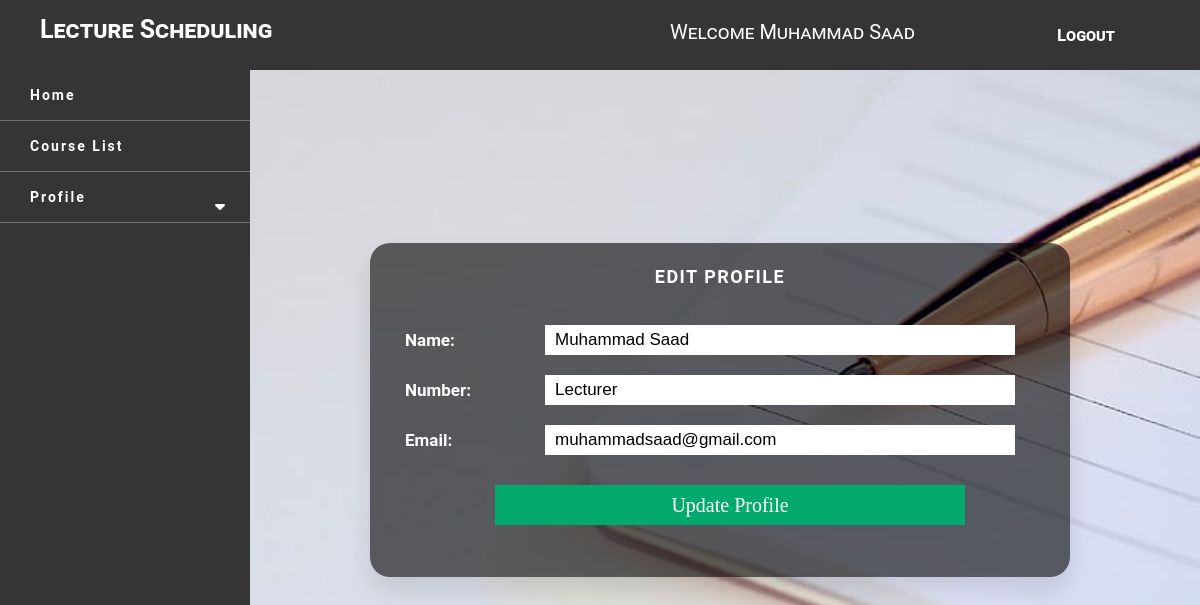
The app's page /faculty/profileedit.php (signed in) with its own data.
### tables this page shows
CREATE TABLE `faculty` (
  `f_id` int(11) NOT NULL,
  `f_name` varchar(255) NOT NULL,
  `f_email` varchar(255) NOT NULL,
  `f_designation` varchar(255) NOT NULL,
  `f_password` varchar(255) NOT NULL
);

### faculty/profileedit.php (the view, shortened to what this page needs)
<?php
include 'include/navbar.php';
?>
<form action="" method="POST" enctype="multipart/form-data">
    <div class="contain">
        <h2>Edit Profile</h2><br>
        <table align="center" cellpadding="" class="display">
        <tr>
                <th>Name:</th>
                <td><input type="text" name="f_name" required value="<?php echo $f_name ?>" autocomplete="off"></td>
            </tr><tr>
                <th>Number:</th>
                <td><input type="text" name="f_designation" required value="<?php echo $f_designation ?>" autocomplete="off"></td>
            </tr><tr>
                <th>Email:</th>
                <td><input type="email" name="f_email" style="text-transform: none;" required value="<?php echo $f_email ?>" autocomplete="off"></td>
            </tr>
            <tr>
                <td colspan="2"><input type="submit" name="add_data" class="button" value="Update Profile"></td>
            </tr>
        </table>
    </div>
</form>
</div>
</body>

### faculty/include/navbar.php (shortened to what this page needs)
<?php
include '../include/config.php';
$userprofile = $_SESSION['f_email'];
$pro = "SELECT * FROM `faculty` WHERE `f_email` = '$userprofile'";
$sql = mysqli_query($con, $pro);
$result = mysqli_fetch_assoc($sql);
$f_name = $result['f_name'];
$f_email = $result['f_email'];
$f_designation = $result['f_designation'];
?>
<!DOCTYPE html>
<html>
<head>
    <link href="../fonts/css/all.css" rel="stylesheet" type="text/css" media="all" />
    <link rel="stylesheet" type="text/css" href="../css/style.css">
</head>
<body style="  background: url('../img/bg.jpg') fixed center;
    background-size: cover;">
    <nav class="stick">
    <h1>Lecture Scheduling</h1>
    <div class="navmid">
        Welcome <?php echo $f_name; ?>
    </div>
        <div class="std_detail">
           <ul>
               <li><a href="../include/logout.php">Logout</a></li>
           </ul>
        </div>
    </nav>
    <div class="sidebar">
        <ul>
            <li><a href="index.php">Home</a></li>
            <li><a href="course.php">Course List</a></li>
            <li><a href="#" class="pro_btn">Profile</a>
                <span class="fas fa-caret-down second"></span>
            </li>
        </ul>
    </div>
    <div class="main">
    <body>

### css/style.css (style rules this page uses)
* { padding: 0; margin: 0; font-size: 17px; box-sizing: border-box; opacity: 1; }
body { font-family: "Roboto", sans-serif; }
nav { background: rgb(54, 53, 53); color: white; position: fixed; top: 0; left: 0; width: 100%; height: 70px; opacity: 0.8; font-variant: small-caps; z-index: 1; }
.stick { background: rgb(54, 53, 53); opacity: 1; }
nav h1 { position: absolute; top: 15px; left: 40px; font-size: 25px; }
nav .std_detail { float: right; position: absolute; top: 10px; right: 60px; font-size: 20px; color: white; }
nav .std_detail ul li a { color: white; padding: 10px; text-decoration: none; font-weight: 600; }
.contain { top: 45%; left: 60%; transform: translate(-50%, -50%); width: 700px; padding: 13px 0px; background: rgba(0, 0, 0, 0.6); box-sizing: border-box; box-shadow: 0 15px 25px rgba(0, 0, 0, 0.1); border-radius: 20px; position: absolute; font-size: 15px; margin-top: 50px; }
.display { margin-left: auto; margin-right: auto; color: white; border-collapse: collapse; font-size: 16px; padding: 5px; width: 90%; text-align: -webkit-center; }
.contain h2, .contain h1 { text-align: center; color: white; letter-spacing: 1.5px; text-transform: uppercase; font-size: 18px; margin-bottom: 10px; margin-top: 10px; }
.contain td { width: 200px; padding: 10px 20px; }
.contain th { text-align: left; width: 120px; }
.contain table tr td > input { position: relative; padding: 8px 10px; border: none; width: 470px; height: 30px; text-transform: capitalize; }
.button { background-color: royalblue; width: 70%; border: none; padding: 10px 30px; color: white; margin: 10px; height: 40px !important; font-size: 20px; font-family: serif; text-align: center; margin-left: 70px; }
.sidebar { margin-top: 70px; position: fixed; width: 250px; height: 100%; background: rgb(54, 53, 53); padding-bottom: 100px; }
.sidebar ul li a { position: relative; display: flex; color: white; font-weight: bold; text-align: center; padding-left: 80px; text-decoration: none; line-height: 50px; letter-spacing: 2px; font-size: 14px; border-bottom: 1px solid rgb(247, 243, 243, 0.3); }
.sidebar ul li { position: relative; margin-left: -50px; }
.fa-caret-down { position: absolute; top: 50%; right: 20px; color: white; transform: translate(-50%); }
.std_detail ul { display: flex; margin: 15px; }
.std_detail li { list-style: none; margin-left: 70px; }
.main { margin-left: 250px; }
table { margin-left: auto; margin-right: auto; color: white; border-collapse: collapse; font-size: 16px; padding: 5px; width: 90%; text-align: -webkit-center; padding: 10px; }
table input { width: 300px; height: 30px; padding: 5px; }
.button { background-color: #04aa6d; width: 70%; border: none; padding: 10px 30px; color: white; margin: 10px; height: 40px !important; font-size: 20px; font-family: serif; text-align: center; cursor: pointer; margin-left: 70px; }
span { color: white; font-size: 16px; text-align: center; margin-left: 110px; }
.navmid { position: relative; top: 20px; left: 670px; font-size: 20px; }

### records on screen
faculty: f_name "Muhammad Saad", f_designation "lecturer", f_email "muhammadsaad@gmail.com"
